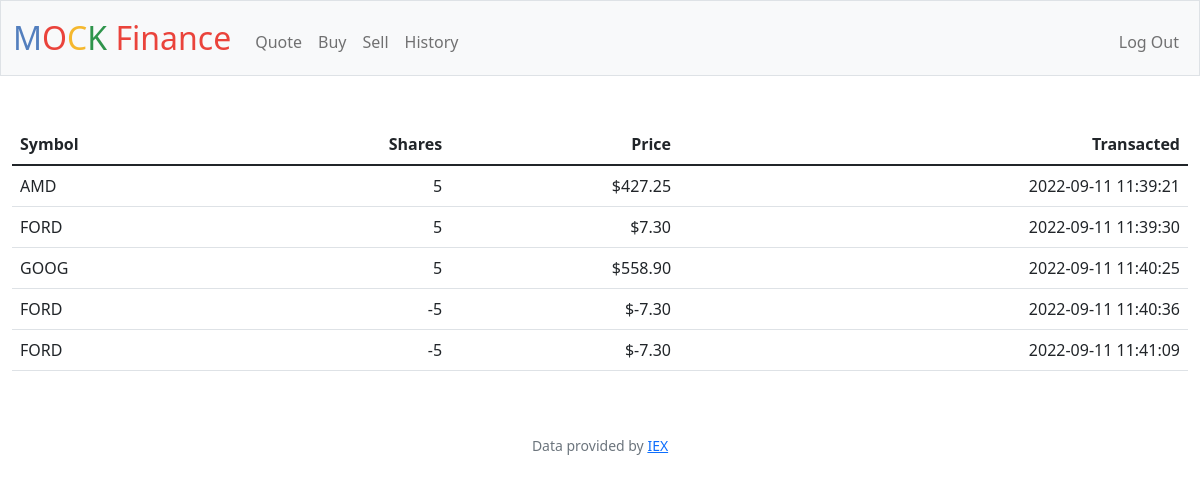
Screenshot of /history (signed in) with the database file from the repository.
### tables this page shows
CREATE TABLE stocks (id INTEGER PRIMARY KEY AUTOINCREMENT, user_id INTEGER NOT NULL, name TEXT NOT NULL, shares INTEGER NOT NULL, price NUMERIC NOT NULL, symbol TEXT NOT NULL, time TIMESTAMP DEFAULT CURRENT_TIMESTAMP, FOREIGN KEY(user_id) REFERENCES users(id));

### app.py (the view)
@app.route("/history")
@login_required
def history():
    user_id = session["user_id"]
    stocks = db.execute("SELECT * FROM stocks WHERE user_id = ?", user_id)
    return render_template("history.html", stocks=stocks, usd=usd)

### app.py (called while the page is built)
@app.after_request
def after_request(response):
    response.headers["Cache-Control"] = "no-cache, no-store, must-revalidate"
    response.headers["Expires"] = 0
    response.headers["Pragma"] = "no-cache"
    return response

### helpers.py (called while the page is built)
def login_required(f):
    @wraps(f)
    def decorated_function(*args, **kwargs):
        if session.get("user_id") is None:
            return redirect("/login")
        return f(*args, **kwargs)
    return decorated_function

def usd(value):
    return f"${value:,.2f}"

### templates/history.html (shortened to what this page needs)
{% extends "layout.html" %}
{% block main %}
    <table class="table">
        <thead>
            <tr>
                <th class="text-start">Symbol</th>
                <th class="text-end">Shares</th>
                <th class="text-end">Price</th>
                <th class="text-end">Transacted</th>
            </tr>
        </thead>
        <tbody>
            {% for stock in stocks %}
                <tr>
                    <td class="text-start">{{ stock["symbol"] }}</th>
                    <td class="text-end">{{ stock["shares"] }}</th>
                    <td class="text-end">{{ usd(stock["price"] * stock["shares"]) }}</th>
                    <td class="text-end">{{ stock["time"] }}</th>
                </tr>
            {% endfor %}
        </tbody>
    </table>
{% endblock %}

### rows the page displays
stocks: symbol "AMD", shares "5", usd(stock['price']*stock['shares']) "$427.25", time "2022-09-11 11:39:21"
stocks: symbol "FORD", shares "5", usd(stock['price']*stock['shares']) "$7.30", time "2022-09-11 11:39:30"
stocks: symbol "GOOG", shares "5", usd(stock['price']*stock['shares']) "$558.90", time "2022-09-11 11:40:25"
stocks: symbol "FORD", shares "-5", usd(stock['price']*stock['shares']) "$-7.30", time "2022-09-11 11:40:36"
stocks: symbol "FORD", shares "-5", usd(stock['price']*stock['shares']) "$-7.30", time "2022-09-11 11:41:09"
